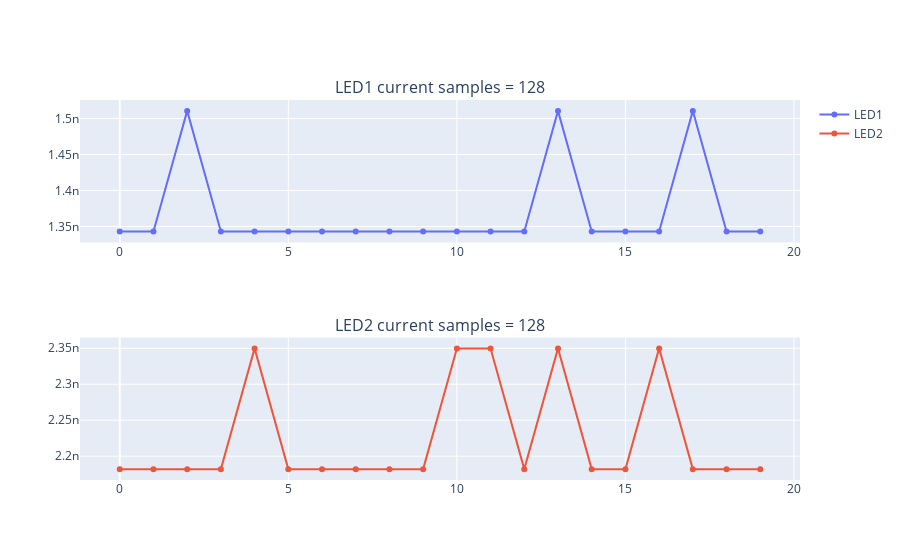

Write notebook code for a chart like this one.
### Code cell
for i in range(0,20):
    ch1_x[i] = i
    ch1_results[i] = ch1.current
    ch2_results[i] = ch2.current   
fig = create_fig(128)
fig

### Figure 1 — Plotly figure (JSON) as saved in the notebook; plotly's stock layout.template omitted (floating-point values rounded to 4 significant figures)
{"data": [{"mode": "lines+markers+text", "name": "LED1", "type": "scatter", "x": [0, 1, 2, 3, 4, 5, 6, 7, 8, 9, 10, 11, 12, 13, 14, 15, 16, 17, 18, 19], "xaxis": "x", "y": [1.343e-09, 1.343e-09, 1.511e-09, 1.343e-09, 1.343e-09, 1.343e-09, 1.343e-09, 1.343e-09, 1.343e-09, 1.343e-09, 1.343e-09, 1.343e-09, 1.343e-09, 1.511e-09, 1.343e-09, 1.343e-09, 1.343e-09, 1.511e-09, 1.343e-09, 1.343e-09], "yaxis": "y"}, {"mode": "lines+markers+text", "name": "LED2", "type": "scatter", "x": [0, 1, 2, 3, 4, 5, 6, 7, 8, 9, 10, 11, 12, 13, 14, 15, 16, 17, 18, 19], "xaxis": "x2", "y": [2.182e-09, 2.182e-09, 2.182e-09, 2.182e-09, 2.35e-09, 2.182e-09, 2.182e-09, 2.182e-09, 2.182e-09, 2.182e-09, 2.35e-09, 2.35e-09, 2.182e-09, 2.35e-09, 2.182e-09, 2.182e-09, 2.35e-09, 2.182e-09, 2.182e-09, 2.182e-09], "yaxis": "y2"}], "layout": {"annotations": [{"font": {"size": 16}, "showarrow": false, "text": "LED1 current samples = 128", "x": 0.5, "xanchor": "center", "xref": "paper", "y": 1, "yanchor": "bottom", "yref": "paper"}, {"font": {"size": 16}, "showarrow": false, "text": "LED2 current samples = 128", "x": 0.5, "xanchor": "center", "xref": "paper", "y": 0.375, "yanchor": "bottom", "yref": "paper"}], "autosize": true, "xaxis": {"anchor": "y", "autorange": true, "domain": [0, 1], "range": [-1.153, 20.15], "type": "linear"}, "xaxis2": {"anchor": "y2", "autorange": true, "domain": [0, 1], "range": [-1.153, 20.15], "type": "linear"}, "yaxis": {"anchor": "x", "autorange": true, "domain": [0.625, 1], "range": [1.32e-09, 1.533e-09], "type": "linear"}, "yaxis2": {"anchor": "x2", "autorange": true, "domain": [0, 0.375], "range": [2.16e-09, 2.372e-09], "type": "linear"}}}
